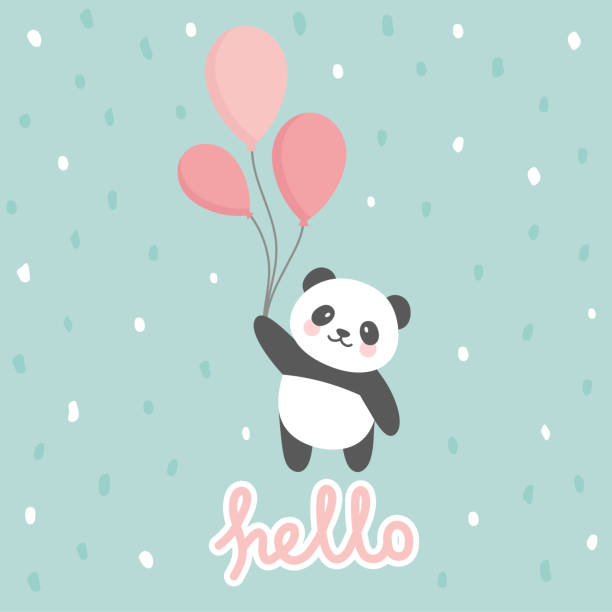
%> input picture 180104020_Offline3/input.jpg, 612 x 612 px
$ octave 'Flipped_Merged Image.m'   (GNU Octave 9; MATLAB toolbox functions it lacks are replaced by stand-ins)
%> lines starting %> are read from the running program, lines starting %| are printed output that depends on the picture
clc
clear all
close all
a=imread('input.jpg');
%> a is the input picture: size 612x612x3 uint8; mean R, G, B 188.4, 214.6, 211.2
subplot(121)
imshow(a);
title('Original image');
[r c z]=size(a);
%> r = 612; c = 612; z = 3

i=1;
for j=c:-1:1
    b(i,:,:)=a(j,:,:);
    i=i+1;
end
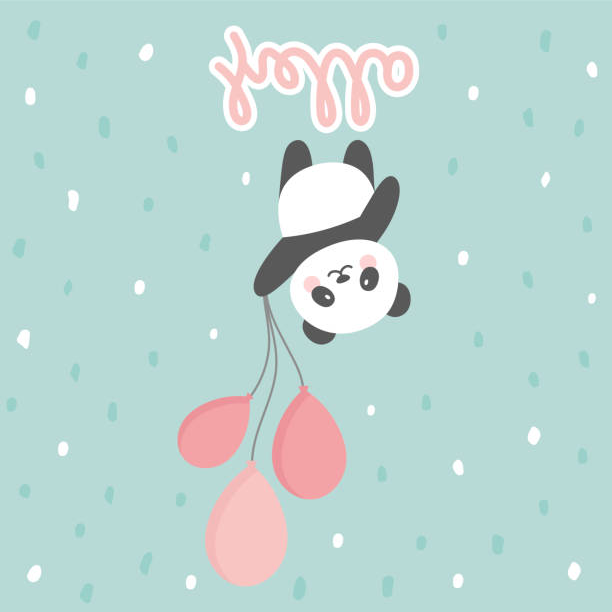
%> b: size 612x612x3 uint8; mean R, G, B 188.4, 214.6, 211.2; mean of the top-left, top-right, bottom-left and bottom-right quarters 204.6, 205.6, 203.8, 204.9
%> after the loop, i = 613

subplot(122)
imshow(b);
title('Flipped image');
imwrite(b, 'flipped.jpg');

z=[a;b];
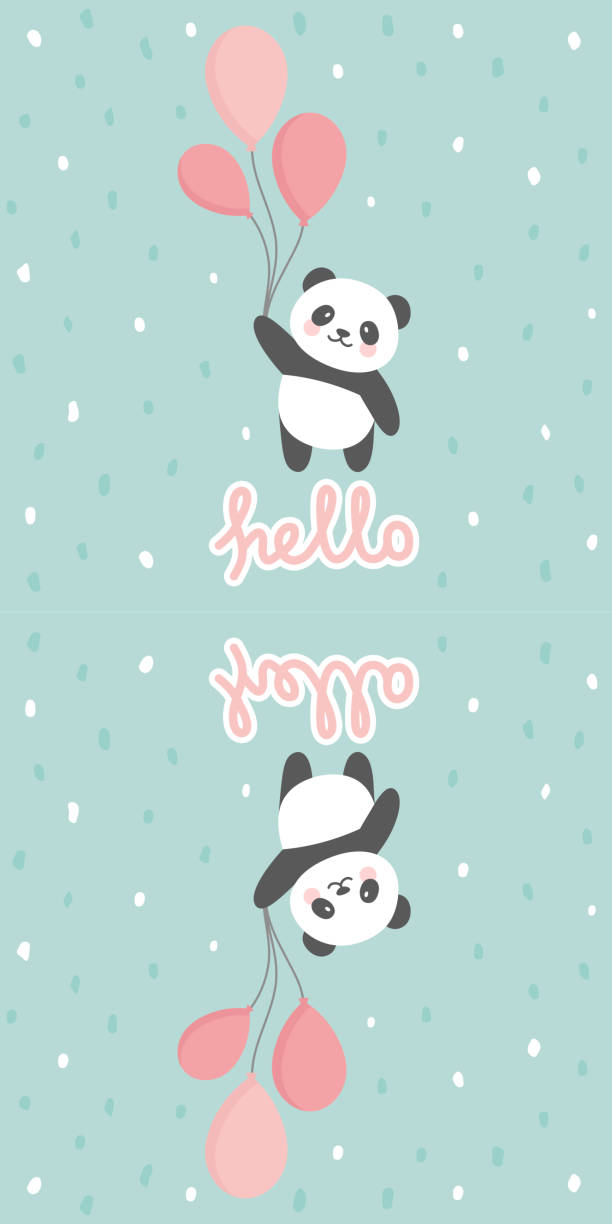
%> z: size 1224x612x3 uint8; mean R, G, B 188.4, 214.6, 211.2
figure;
imshow(z);
title('Merged image');
imwrite(z, 'output.jpg');
